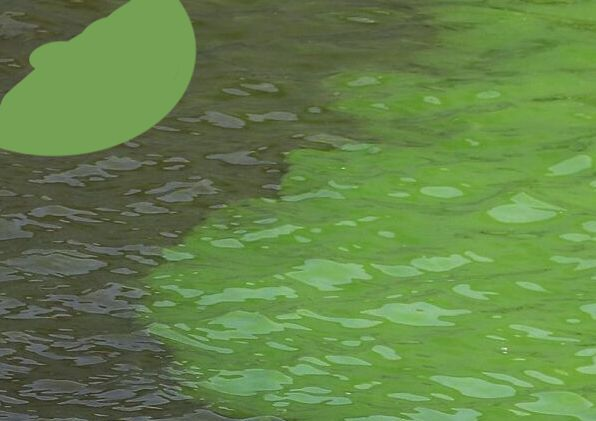
#> input picture src/algae.png, 596 x 421 px, found by its file name
$ python rectangle_method.py
#> lines starting #> are read from the running program, lines starting #| are printed output that depends on the picture; after the words box and inside, x2 and y2 are one past the last pixel; in counts of white or black regions, pixels touching at a corner belong together
import sys
import numpy as np
import cv2
np.set_printoptions(threshold=sys.maxsize)
img=cv2.imread("algae.png")
#> img is the input picture: shape (421, 596, 3); mean B, G, R 73.3, 131.3, 100.5

dup_img=np.zeros(np.shape(img),dtype=np.uint8)


cvt_img=cv2.cvtColor(img,cv2.COLOR_BGR2HSV)
#> cvt_img: shape (421, 596, 3); mean H, S, V 44.9, 107.1, 131.3
lower=np.array([0,100,100])
upper=np.array([60,255,255])


mask=cv2.inRange(cvt_img,lower,upper)
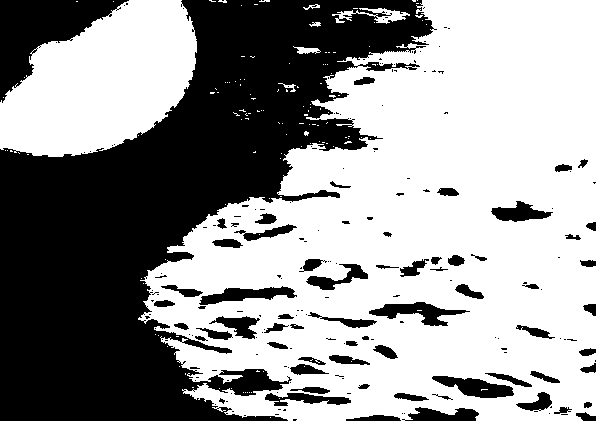
#> mask: shape (421, 596); 59.1% white; 203 black regions (138 under 20 px), largest, box (x1, y1, x2, y2) and area: (0, 0, 437, 421) 84002, (0, 0, 129, 103) 5598, (369, 302, 470, 326) 1023
interior_points=list()
for idx,i in np.ndenumerate(mask):
    if(i==255):
        interior_points.append(tuple(idx))
        dup_img[idx]=(0,255,0)
    x,y=idx
#> this loop made 250916 passes
#> idx on passes 1 to 3: (0, 0), (0, 1), (0, 2)
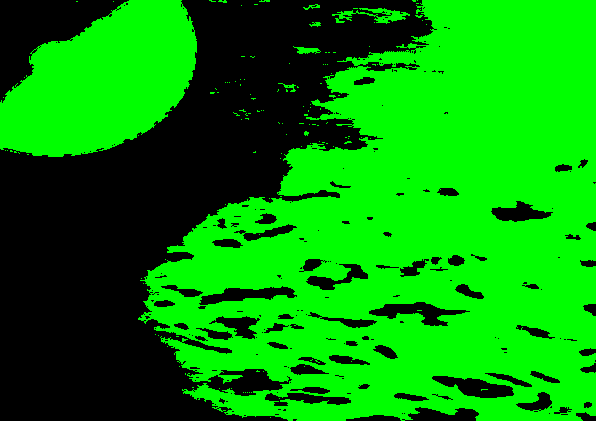
#> dup_img: shape (421, 596, 3); mean of channels 0, 1, 2 0, 150.6, 0; drawn as B, G, R
#> after the loop, interior_points = 148185 items

#print(interior_points,np.ndim(interior_points))
length=len(interior_points)
#> length = 148185

#np.append(arr, values)
for i in range(length-1):

    y,x=interior_points[i]
    y1,x1=interior_points[i+1]
#> this loop made 148184 passes
#> (x, x1) on passes 1 to 3: (129, 130), (130, 131), (131, 132)
  #  if(y!=(y+1) or x!=(x+1)):


c1=interior_points[0]
#> c1 = (0, 129)
c1=c1[::-1]
#> c1 = (129, 0)

c2=interior_points[length-1]
#> c2 = (420, 582)
c2=c2[::-1]
#> c2 = (582, 420)


color=[0,0,255]
detected_green=cv2.rectangle(img,c1,c2,color,2)
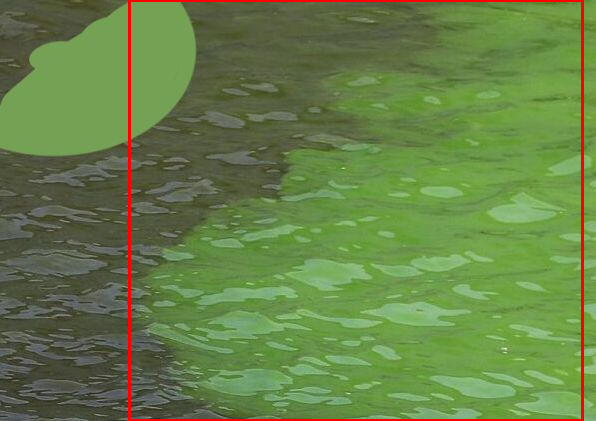
#> detected_green: shape (421, 596, 3); mean B, G, R 72, 129, 103.1


cv2.imshow("original image",img)
cv2.waitKey(0)
cv2.destroyAllWindows()

$ run again, with src/detection0.png copied over src/algae.png
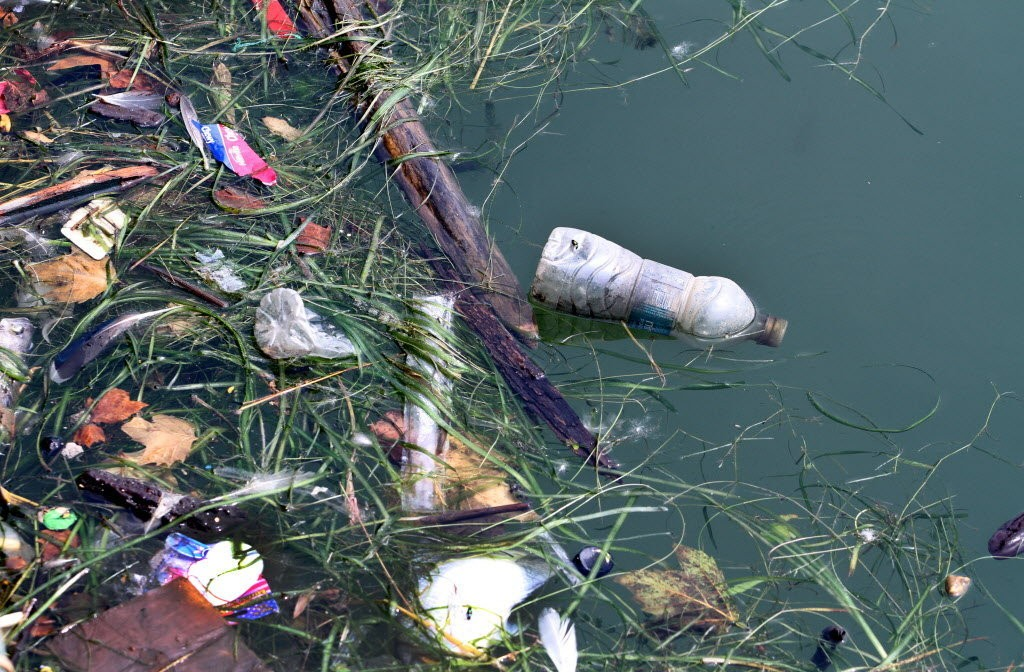
#> input picture src/detection0.png, 1024 x 672 px, found by its file name
#> img is the input picture: shape (672, 1024, 3); mean B, G, R 102.7, 102.1, 88.5
#> cvt_img: shape (672, 1024, 3); mean H, S, V 88, 73.5, 110.9
#> `mask=cv2.inRange(cvt_img,lower,upper)`:
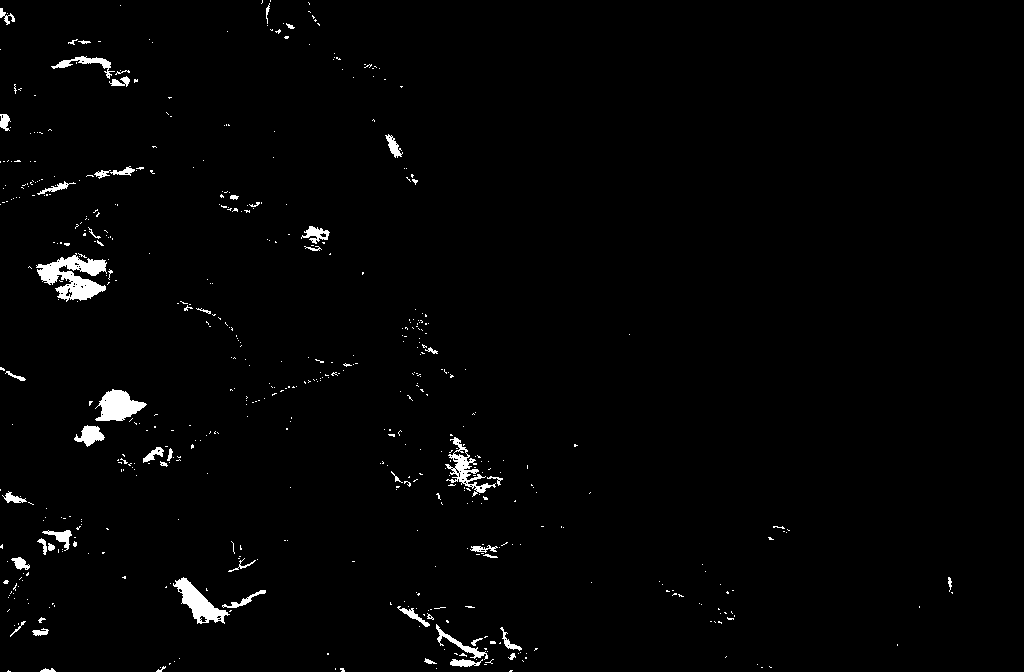
#> mask: shape (672, 1024); 1.6% white; 559 white regions (504 under 20 px), largest, box (x1, y1, x2, y2) and area: (36, 253, 107, 302) 1757, (173, 577, 230, 624) 1004, (95, 389, 147, 421) 996
#> the loop `for idx,i in np.ndenumerate(mask):` made 688128 passes
#> idx on passes 1 to 3: (0, 0), (0, 1), (0, 2)
#> after the loop `for idx,i in np.ndenumerate(mask):`:
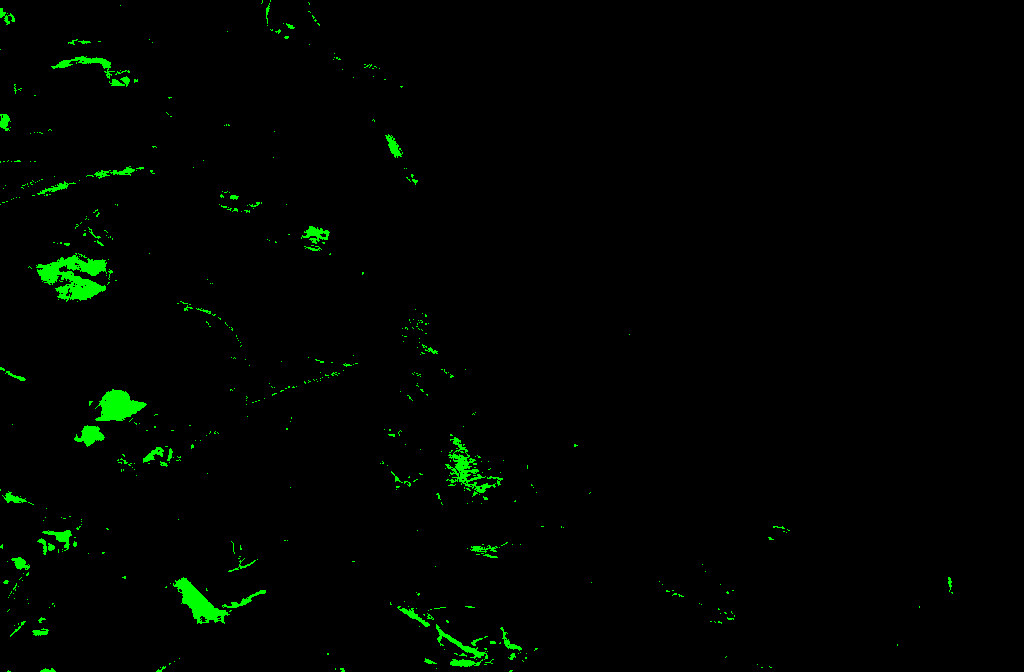
#> dup_img: shape (672, 1024, 3); mean of channels 0, 1, 2 0, 4, 0; drawn as B, G, R
#> after the loop `for idx,i in np.ndenumerate(mask):`: interior_points = 10910 pairs, first value 0 to 671, second value 0 to 952
#> length = 10910
#> the loop `for i in range(length-1): ` made 10909 passes
#> (y, x, y1, x1) on passes 1 to 3: (0, 262, 0, 270), (0, 270, 1, 262), (1, 262, 1, 270)
#> `c1=interior_points[0]`: c1 = (0, 262)
#> `c1=c1[::-1]`: c1 = (262, 0)
#> `c2=interior_points[length-1]`: c2 = (671, 511)
#> `c2=c2[::-1]`: c2 = (511, 671)
